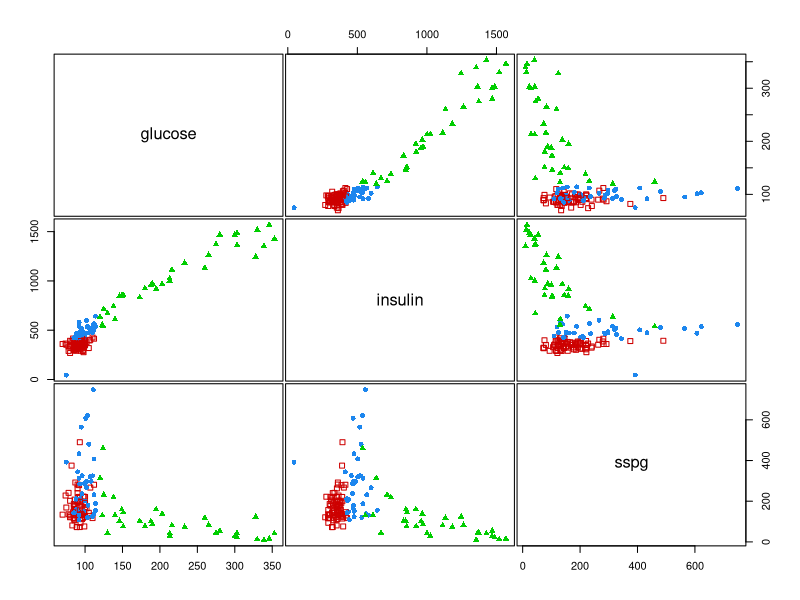
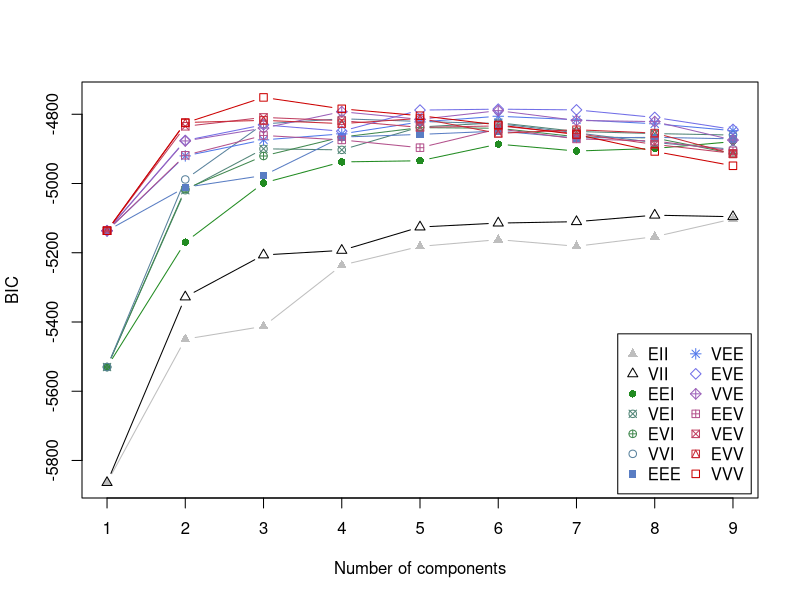
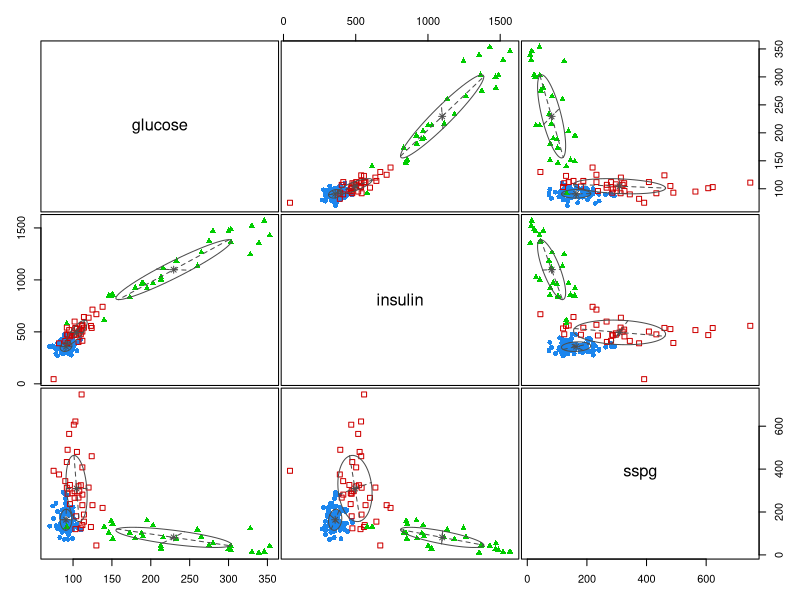
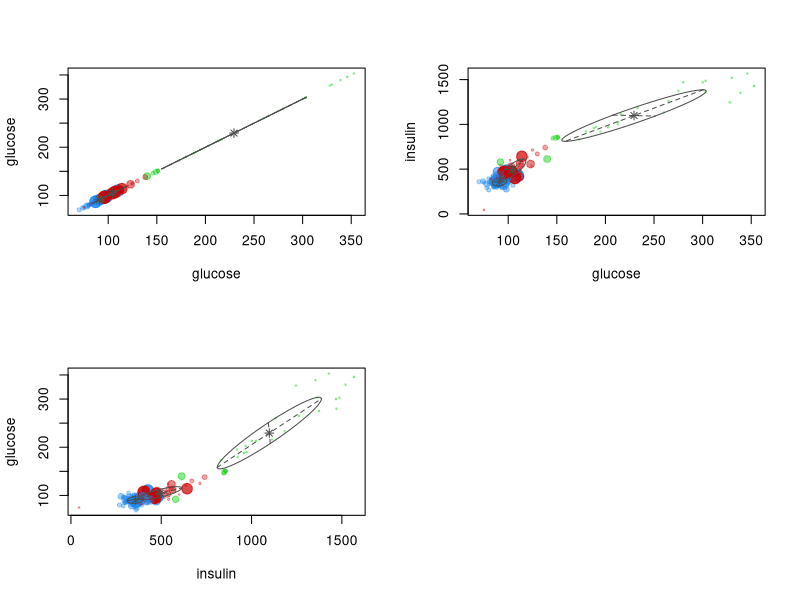
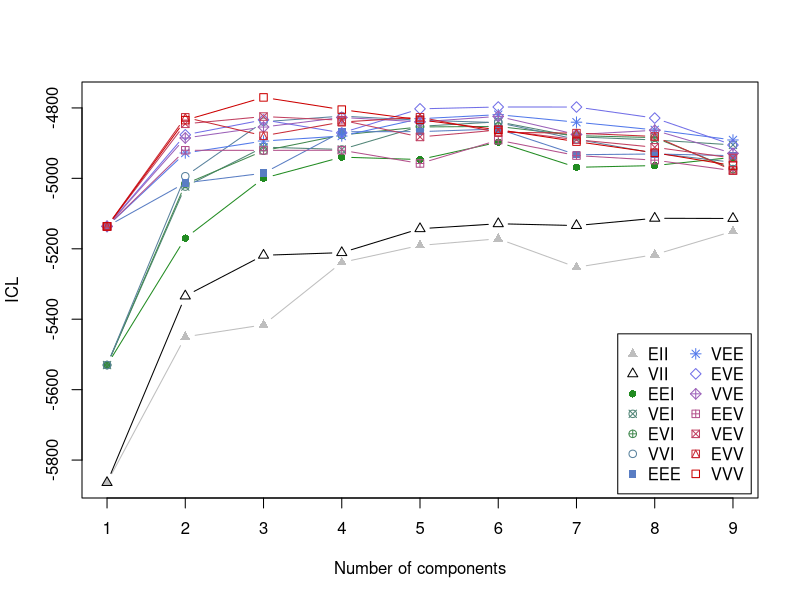
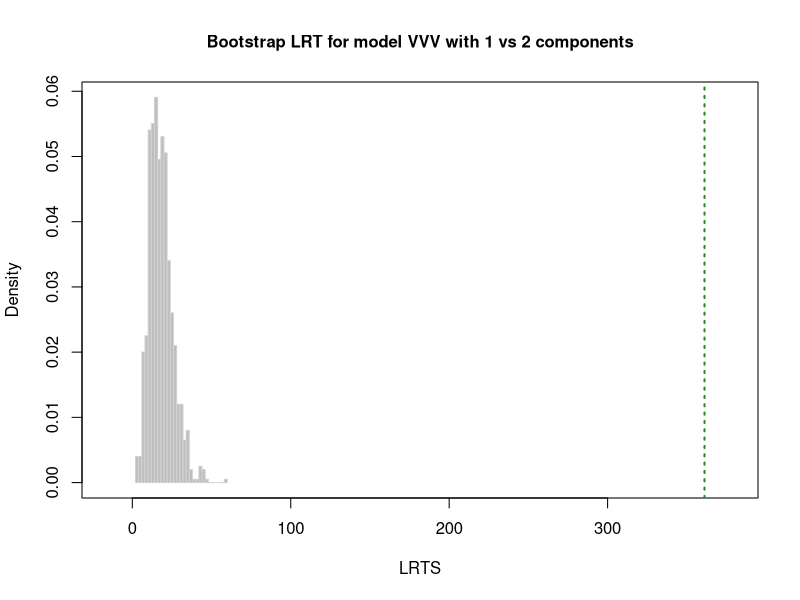
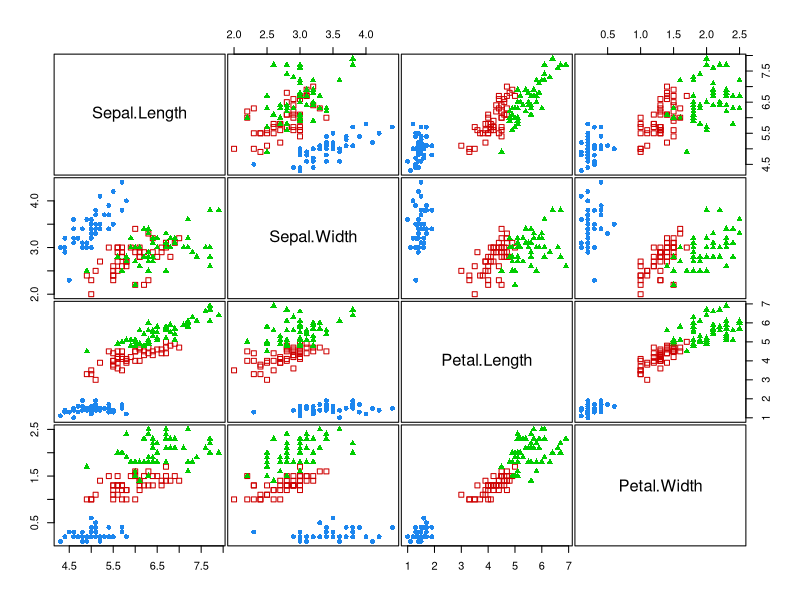
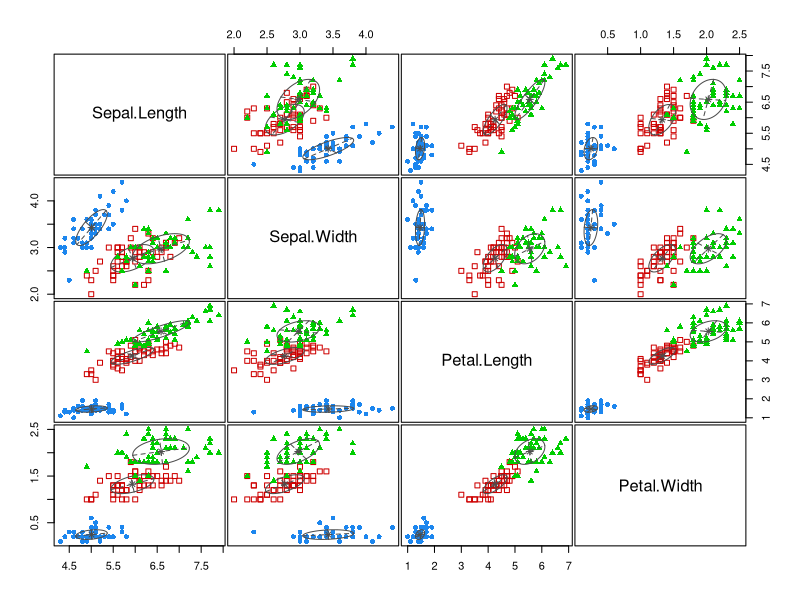

Here is the R script that generated these plots, in order: (Note: this script raises an error after producing the figures.)
library(mclust)
?mclustModelNames
#clustering
data(diabetes)
class <- diabetes$class
table(class)
X <- diabetes[,-1]
head(X)
clPairs(X, class)

BIC <- mclustBIC(X)
plot(BIC)

summary(BIC)
mod1 <- Mclust(X, x = BIC)
summary(mod1, parameters = TRUE)
mod1$parameters$mean
mod1$z
mod1$uncertainty
mod1$classification
plot(mod1, what = "classification")

#class <- diabetes$class
table(class, mod1$classification)
adjustedRandIndex(class, mod1$classification)
mod1$classification

par(mfrow = c(2,2))
plot(mod1, what = "uncertainty", dimens = c(1,1), main = "")
plot(mod1, what = "uncertainty", dimens = c(1,2), main = "")
plot(mod1, what = "uncertainty", dimens = c(2,1), main = "")
par(mfrow = c(1,1))

ICL = mclustICL(X)
summary(ICL)
## Best ICL values:
##              VVV,3       EVE,6       EVE,7
## ICL      -4770.169 -4797.38232 -4797.50566
## ICL diff     0.000   -27.21342   -27.33677
plot(ICL)

LRT = mclustBootstrapLRT(X, modelName = "VVV")
LRT
plot(LRT)

data(iris)
class <- iris$Species
table(class)
X <- iris[,1:4]
head(X)

mod2 <- MclustDA(X, class, modelType = "EDDA")
summary(mod2)
plot(mod2, what = "classification")
plot(mod2, what = "scatterplot")

unlist(cvMclustDA(mod2, nfold = 10)[2:3])


data(banknote)
class <- banknote$Status
table(class)
## class
## counterfeit     genuine 
##         100         100
X <- banknote[,-1]
head(X)

mod3 <- MclustDA(X, class)
summary(mod3)

data(acidity)
mod4 <- densityMclust(acidity)
summary(mod4)

plot(mod4, what = "BIC")
plot(mod4, what = "density", data = acidity, breaks = 15)

plot(mod4, what = "diagnostic", type = "cdf")

data(faithful)
mod5 <- densityMclust(faithful)
summary(mod5)

plot(mod5, what = "density")
plot(mod5, what = "density", type = "image", col = "dodgerblue3", grid = 100)
plot(mod5, what = "density", type = "persp")

mod1dr <- MclustDR(mod1)
summary(mod1dr)
plot(mod1dr, what = "pairs")
plot(mod1dr, what = "boundaries", ngrid = 200)

msEst <- mstep(modelName = "EEE", data = iris[,-5], 
               z = unmap(iris[,5]))
esEst = estep(modelName = "EEE", data = iris[,-5], 
              z = unmap(iris[,5]))
result_mem_iris = em(modelName = msEst$modelName, data = iris[,-5],
                    parameters = msEst$parameters)
result_eme_iris = me(modelName = esEst$modelName, data = iris[,-5],
                     z = esEst$z)
result_mme_iris = me(modelName = msEst$modelName, data = iris[,-5],
                     z = msEst$z)
result_eem_iris = em(modelName = esEst$modelName, data = iris[,-5],
                     parameters = esEst$parameters)
result_me_iris = me(modelName = "EEE", data = iris[,-5],
                     z = unmap(iris[,5]))
source2("~/R_Projects/abnormal_activity_analysis/Rfile/outdecider.R",6,23)
mem_result = ifelse(result_mem_iris$z[,1]-result_mem_iris$z[,2]>0,0,1)
mem_list = calf1(iris[,5],mem_result)
mem_AUC = calAUC(iris[,5],mem_result)

eme_result = ifelse(result_eme_iris$z[,1]-result_eme_iris$z[,2]>0,0,1)
eme_list = calf1(iris[,5],eme_result)
eme_AUC = calAUC(iris[,5],eme_result)

mme_result = ifelse(result_mme_iris$z[,1]-result_mme_iris$z[,2]>0,0,1)
mme_list = calf1(iris[,5],mme_result)
mme_AUC = calAUC(iris[,5],mme_result)

eem_result = ifelse(result_eem_iris$z[,1]-result_eem_iris$z[,2]>0,0,1)
eem_list = calf1(iris[,5],eem_result)
eem_AUC = calAUC(iris[,5],eem_result)

me_result = ifelse(result_me_iris$z[,1]-result_me_iris$z[,2]>0,0,1)
me_list = calf1(iris[,5],me_result)
me_AUC = calAUC(iris[,5],me_result)

irisMclust <- Mclust(iris[,1:4])
summary(irisMclust)
ll = logLik(irisMclust)

faithfulModel <- Mclust(faithful)
Dens <- dens(modelName = faithfulModel$modelName, data = faithful,
             parameters = faithfulModel$parameters)
Dens
sum(log(Dens))
logLik(faithfulModel)
